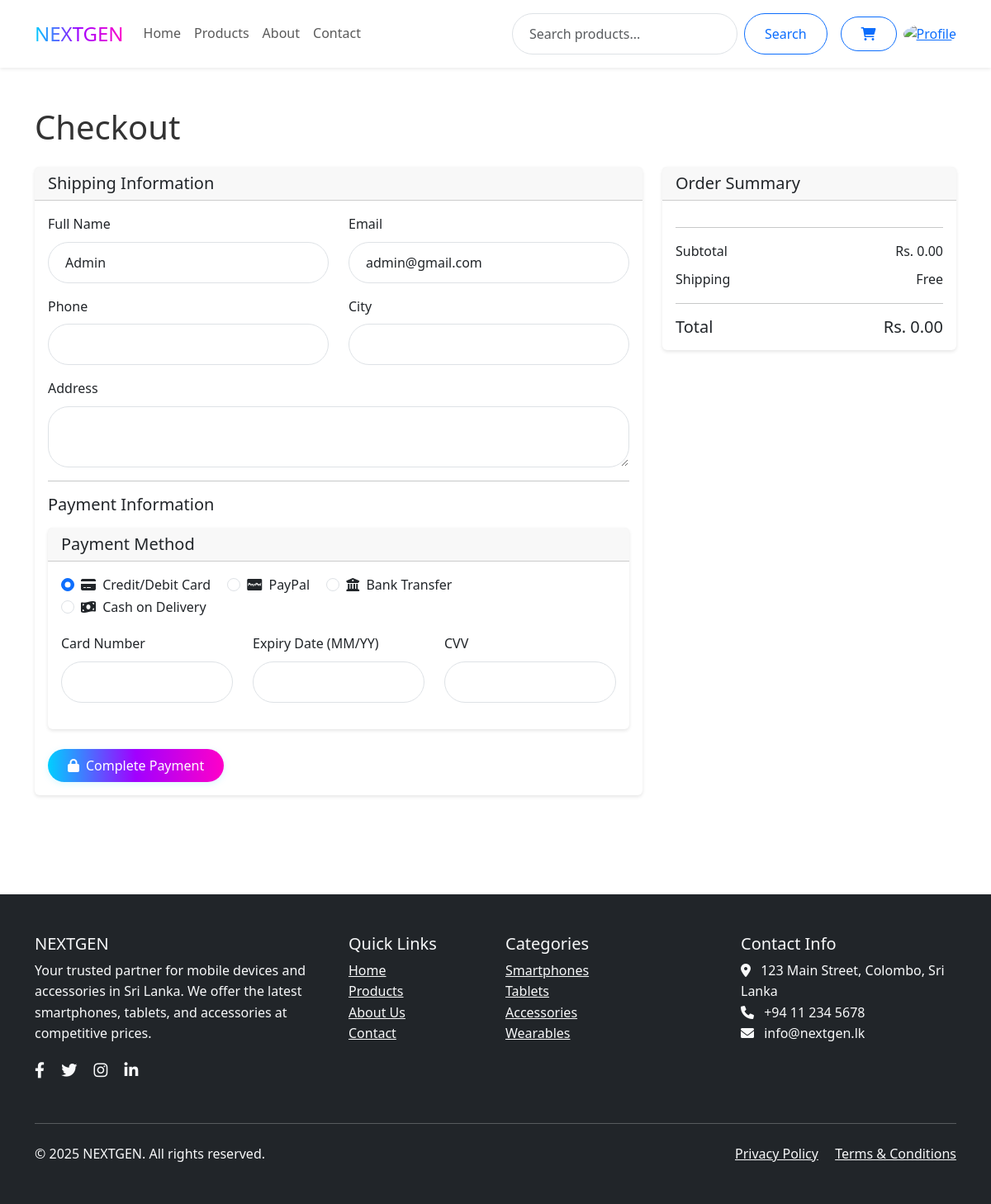
The page /checkout.php (signed in) on the database its author committed.
### tables this page shows
CREATE TABLE `users` (
  `id` int(11) NOT NULL,
  `first_name` varchar(100) DEFAULT NULL,
  `last_name` varchar(100) DEFAULT NULL,
  `name` varchar(100) NOT NULL,
  `email` varchar(100) NOT NULL,
  `password` varchar(255) NOT NULL,
  `phone` varchar(20) DEFAULT NULL,
  `address` text DEFAULT NULL,
  `city` varchar(100) DEFAULT NULL,
  `profile_picture` varchar(255) DEFAULT NULL,
  `otp` varchar(10) DEFAULT NULL,
  `is_verified` tinyint(1) DEFAULT 0,
  `role` enum('admin','user') DEFAULT 'user',
  `created_at` timestamp NOT NULL DEFAULT current_timestamp(),
  `updated_at` timestamp NOT NULL DEFAULT current_timestamp() ON UPDATE current_timestamp()
);

CREATE TABLE `categories` (
  `id` int(11) NOT NULL,
  `name` varchar(50) NOT NULL,
  `slug` varchar(50) NOT NULL,
  `created_at` timestamp NOT NULL DEFAULT current_timestamp()
);

### includes/functions.php (called while the page is built, shortened)
<?php
function formatPrice($price) {
    return 'Rs. ' . number_format($price, 2);
}
?>

### checkout.php (the view, shortened to what this page needs)
<?php
require_once 'includes/functions.php';
$userId = $_SESSION['user_id'];
$conn = getDBConnection();
$stmt = $conn->prepare("SELECT * FROM users WHERE id = ?");
$stmt->execute([$userId]);
$user = $stmt->fetch();
$total = 0;
?>
<!DOCTYPE html>
<html lang="en">
<head>
    <link href="https://cdn.jsdelivr.net/npm/bootstrap@5.3.0/dist/css/bootstrap.min.css" rel="stylesheet">
    <link href="https://cdnjs.cloudflare.com/ajax/libs/font-awesome/6.0.0/css/all.min.css" rel="stylesheet">
    <link href="assets/css/style.css" rel="stylesheet">
</head>
<body>
    <?php include 'includes/header.php'; ?>
    <div class="container py-5">
        <h1 class="mb-4">Checkout</h1>
        <div class="row">
            <div class="col-md-8">
                <div class="card mb-4">
                    <div class="card-header">
                        <h5 class="card-title mb-0">Shipping Information</h5>
                    </div>
                    <div class="card-body">
                        <form method="POST" action="checkout.php" id="checkoutForm">
                            <div class="row">
                                <div class="col-md-6 mb-3">
                                    <label for="shipping_name" class="form-label">Full Name</label>
                                    <input type="text" class="form-control" id="shipping_name" name="shipping_name" value="<?php echo htmlspecialchars($user['name']); ?>" required>
                                </div>
                                <div class="col-md-6 mb-3">
                                    <label for="shipping_email" class="form-label">Email</label>
                                    <input type="email" class="form-control" id="shipping_email" name="shipping_email" value="<?php echo htmlspecialchars($user['email']); ?>" required>
                                </div>
                            </div>
                            <div class="row">
                                <div class="col-md-6 mb-3">
                                    <label for="shipping_phone" class="form-label">Phone</label>
                                    <input type="tel" class="form-control" id="shipping_phone" name="shipping_phone" value="<?php echo htmlspecialchars($user['phone']); ?>" required>
                                </div>
                                <div class="col-md-6 mb-3">
                                    <label for="shipping_city" class="form-label">City</label>
                                    <input type="text" class="form-control" id="shipping_city" name="shipping_city" value="<?php echo htmlspecialchars($user['city']); ?>" required>
                                </div>
                            </div>
                            <div class="mb-3">
                                <label for="shipping_address" class="form-label">Address</label>
                                <textarea class="form-control" id="shipping_address" name="shipping_address" rows="2" required><?php echo htmlspecialchars($user['address']); ?></textarea>
                            </div>
                            <hr>
                            <h5 class="mb-3">Payment Information</h5>
                            <div class="card mb-4">
                                <div class="card-header">
                                    <h5 class="card-title mb-0">Payment Method</h5>
                                </div>
                                <div class="card-body">
                                    <div class="mb-3">
                                        <div class="form-check form-check-inline">
                                            <input class="form-check-input" type="radio" name="payment_method" id="pay_card" value="card" checked>
                                            <label class="form-check-label" for="pay_card"><i class="fas fa-credit-card me-1"></i> Credit/Debit Card</label>
                                        </div>
                                        <div class="form-check form-check-inline">
                                            <input class="form-check-input" type="radio" name="payment_method" id="pay_paypal" value="paypal">
                                            <label class="form-check-label" for="pay_paypal"><i class="fab fa-cc-paypal me-1"></i> PayPal</label>
                                        </div>
                                        <div class="form-check form-check-inline">
                                            <input class="form-check-input" type="radio" name="payment_method" id="pay_bank" value="bank">
                                            <label class="form-check-label" for="pay_bank"><i class="fas fa-university me-1"></i> Bank Transfer</label>
                                        </div>
                                        <div class="form-check form-check-inline">
                                            <input class="form-check-input" type="radio" name="payment_method" id="pay_cod" value="cod">
                                            <label class="form-check-label" for="pay_cod"><i class="fas fa-money-bill-wave me-1"></i> Cash on Delivery</label>
                                        </div>
                                    </div>
                                    <div id="card-fields">
                                        <div class="row">
                                            <div class="col-md-4 mb-3">
                                                <label for="card_number" class="form-label">Card Number</label>
                                                <input type="text" class="form-control" id="card_number" name="card_number" maxlength="16">
                                            </div>
                                            <div class="col-md-4 mb-3">
                                                <label for="expiry_date" class="form-label">Expiry Date (MM/YY)</label>
                                                <input type="text" class="form-control" id="expiry_date" name="expiry_date" maxlength="5">
                                            </div>
                                            <div class="col-md-4 mb-3">
                                                <label for="cvv" class="form-label">CVV</label>
                                                <input type="text" class="form-control" id="cvv" name="cvv" maxlength="4">
                                            </div>
                                        </div>
                                    </div>
                                </div>
                            </div>
                            <button type="submit" name="place_order" class="btn btn-primary">
                                <i class="fas fa-lock me-2"></i>Complete Payment
                            </button>
                        </form>
                    </div>
                </div>
            </div>
            <div class="col-md-4">
                <div class="card">
                    <div class="card-header">
                        <h5 class="card-title mb-0">Order Summary</h5>
                    </div>
                    <div class="card-body">
                        <hr>
                        <div class="d-flex justify-content-between mb-2">
                            <span>Subtotal</span>
                            <span><?php echo formatPrice($total); ?></span>
                        </div>
                        <div class="d-flex justify-content-between mb-2">
                            <span>Shipping</span>
                            <span>Free</span>
                        </div>
                        <hr>
                        <div class="d-flex justify-content-between">
                            <span class="h5 mb-0">Total</span>
                            <span class="h5 mb-0"><?php echo formatPrice($total); ?></span>
                        </div>
                    </div>
                </div>
            </div>
        </div>
    </div>
    <?php include 'includes/footer.php'; ?>
</body>
</html>

### includes/footer.php
<footer class="bg-dark text-light py-5 mt-5">
    <div class="container">
        <div class="row">
            <div class="col-md-4 mb-4">
                <h5>NEXTGEN</h5>
                <p>Your trusted partner for mobile devices and accessories in Sri Lanka. We offer the latest smartphones, tablets, and accessories at competitive prices.</p>
                <div class="social-links">
                    <a href="#" class="text-light me-3"><i class="fab fa-facebook-f"></i></a>
                    <a href="#" class="text-light me-3"><i class="fab fa-twitter"></i></a>
                    <a href="#" class="text-light me-3"><i class="fab fa-instagram"></i></a>
                    <a href="#" class="text-light"><i class="fab fa-linkedin-in"></i></a>
                </div>
            </div>
            <div class="col-md-2 mb-4">
                <h5>Quick Links</h5>
                <ul class="list-unstyled">
                    <li><a href="index.php" class="text-light">Home</a></li>
                    <li><a href="products.php" class="text-light">Products</a></li>
                    <li><a href="about.php" class="text-light">About Us</a></li>
                    <li><a href="contact.php" class="text-light">Contact</a></li>
                </ul>
            </div>
            <div class="col-md-3 mb-4">
                <h5>Categories</h5>
                <ul class="list-unstyled">
                    <?php
                    $db = new Database();
                    $conn = $db->getConnection();
                    $stmt = $conn->query("SELECT * FROM categories LIMIT 5");
                    while($category = $stmt->fetch()) {
                        echo '<li><a href="products.php?category=' . $category['slug'] . '" class="text-light">' . htmlspecialchars($category['name']) . '</a></li>';
                    }
                    ?>
                </ul>
            </div>
            <div class="col-md-3 mb-4">
                <h5>Contact Info</h5>
                <ul class="list-unstyled">
                    <li><i class="fas fa-map-marker-alt me-2"></i> 123 Main Street, Colombo, Sri Lanka</li>
                    <li><i class="fas fa-phone me-2"></i> +94 11 234 5678</li>
                    <li><i class="fas fa-envelope me-2"></i> info@nextgen.lk</li>
                </ul>
            </div>
        </div>
        <hr class="my-4">
        <div class="row">
            <div class="col-md-6">
                <p class="mb-0">&copy; <?php echo date('Y'); ?> NEXTGEN. All rights reserved.</p>
            </div>
            <div class="col-md-6 text-md-end">
                <a href="privacy.php" class="text-light me-3">Privacy Policy</a>
                <a href="terms.php" class="text-light">Terms & Conditions</a>
            </div>
        </div>
    </div>
</footer>

### assets/css/style.css (style rules this page uses)
:root { --primary-color: #00CFFF; --secondary-color: #A100FF; --accent-color: #FF00C8; --dark-color: #003366; --black: #000000; --white: #FFFFFF; --gradient-main: linear-gradient(90deg, #00CFFF 0%, #A100FF 50%, #FF00C8 100%); --success-color: #28a745; --danger-color: #dc3545; --warning-color: #ffc107; --info-color: #17a2b8; --light-color: #f8f9fa; }
body { font-family: 'Segoe UI', Tahoma, Geneva, Verdana, sans-serif; line-height: 1.6; color: #333; }
.card { transition: transform 0.2s, box-shadow 0.2s; border: none; box-shadow: 0 2px 4px rgba(0,0,0,0.1); }
.btn { padding: 0.5rem 1.5rem; border-radius: 25px; font-weight: 500; }
.btn-primary { background: var(--gradient-main); color: var(--white); border: none; box-shadow: 0 2px 8px rgba(0, 207, 255, 0.15); transition: background 0.3s, box-shadow 0.3s; }
footer { background: var(--dark-color); color: var(--white); }
footer a { color: var(--accent-color); }
.social-links a { font-size: 1.2rem; }
.form-control { border-radius: 25px; padding: 0.75rem 1.25rem; }

### rows shown on the page
users: shipping_name "Admin", shipping_email "admin@gmail.com"
categories: name "Smartphones"
categories: name "Tablets"
categories: name "Accessories"
categories: name "Wearables"

### other values the page prints
formatPrice($total) "Rs. 0.00"
